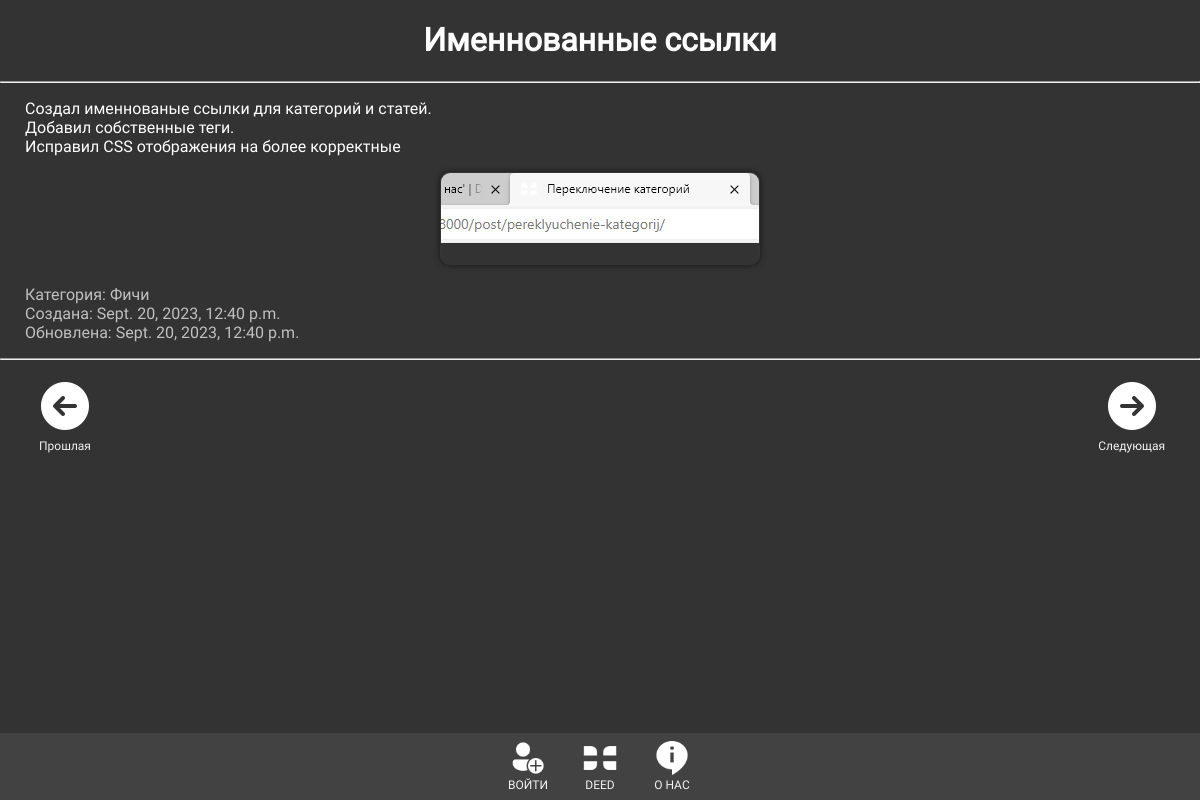
/post/imennovannye-ssylki/, run on an earlier commit of the app's database.
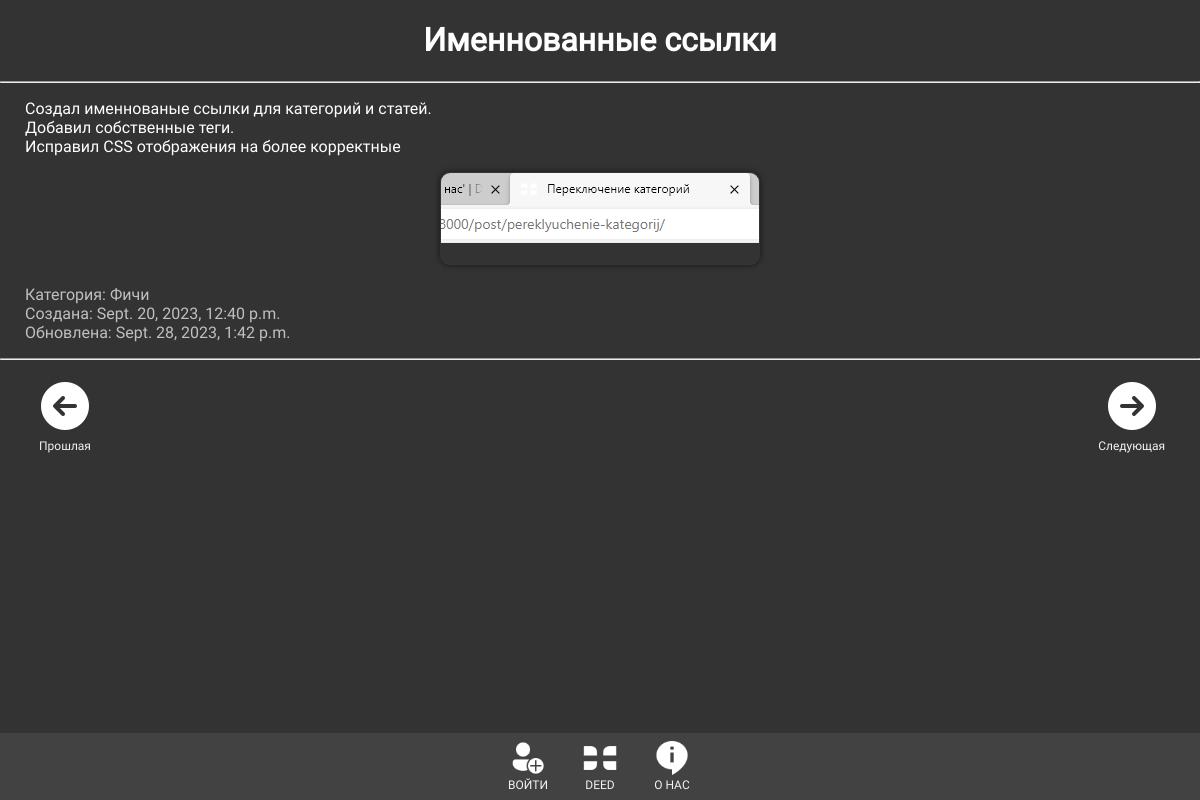
And on a later commit of the database.
### main_deed/models.py (models this page shows, shortened)
class DeedArticles(models.Model):
    title = models.CharField(max_length=30, verbose_name='Заголовок')
    slug = models.SlugField(max_length=255, unique=True, db_index=True, verbose_name='URL')
    content = models.TextField(blank=True, verbose_name='Текст')
    photo = models.ImageField(upload_to="photos/%artmain/", verbose_name='Фото')
    time_create = models.DateTimeField(auto_now_add=True, verbose_name='Время создания')
    time_update = models.DateTimeField(auto_now=True, verbose_name='Время изменения')
    is_published = models.BooleanField(default=True)
    cat = models.ForeignKey('Category', on_delete=models.PROTECT, verbose_name='Категория')
    def __str__(self):
        return self.title
    def get_absolute_url(self):
        return reverse('post', kwargs={'post_slug': self.slug})
    class Meta:
        verbose_name = "Статья в разделе \'О нас\'"
        verbose_name_plural = "Статьи в разделе \'О нас\'"
        ordering = ['-time_create', 'title']

class Category(models.Model):
    name = models.CharField(max_length=100, db_index=True, verbose_name='Категория')
    slug = models.SlugField(max_length=255, unique=True, db_index=True, verbose_name='URL')
    def __str__(self):
        return self.name
    class Meta:
        verbose_name = 'Категория'
        verbose_name_plural = 'Категории'

### main_deed/views.py (the view)
# urls.py: path('post/<slug:post_slug>/', ShowPost.as_view(), name='post'),
class ShowPost(DataMixin, DetailView):
    model = DeedArticles
    template_name = 'main_deed/article.html'
    context_object_name = 'article'
    slug_url_kwarg = 'post_slug'
    def get_context_data(self, *, object_list=None, **kwargs):
        articles = list(self.model.objects.filter(is_published=True))
        art_index = articles.index(self.model.objects.filter(slug=self.kwargs['post_slug'])[0])
        near_articles = {
        'last': None if art_index == len(articles)-1 else articles[art_index+1],
        'next': None if art_index == 0 else articles[art_index-1],
        }
        context = super().get_context_data(**kwargs)
        c_def = self.get_user_context(title=context['article'],
                                      near_articles=near_articles,
                                      )
        return dict(list(context.items()) + list(c_def.items()))
    def get_queryset(self):
        return self.model.objects.filter(is_published=True)

### main_deed/templatetags/main_deed_tags.py (called while the page is built)
@register.simple_tag()
def get_menu():
    menu = [
        {'title': 'ВОЙТИ', 'url_name': 'login', 'src_img': 'main_deed/images/login.png'},
        {'title': 'DEED', 'url_name': 'main', 'src_img': 'main_deed/images/deed.png'},
        {'title': 'О НАС', 'url_name': 'about', 'src_img': 'main_deed/images/about.png'},
    ]
    return menu

### main_deed/utils.py (called while the page is built)
    def get_user_context(self, **kwargs):
        context = kwargs
        cats = Category.objects.annotate(Count('deedarticles')) # изменить, сделать проверку если есть хотя бы одна статья
        context['cats'] = cats
        context['show_add_article'] = self.request.user.is_authenticated
        if 'cat_selected' not in context:
            context['cat_selected'] = 0
        return context

### main_deed/templates/main_deed/article.html
{% extends 'main_deed/base.html' %}
{% load static %}
{% block content %}
<div class="textarticle">
        <h1 align="center">{{ article.title }}</h1>
        <hr>
    <p>{{ article.content|linebreaks }}</p>
    {% if article.photo %}
        <p align="center"><img class="img-article" src={{ article.photo.url }}></p>
    {% endif %}
    <p class="date">Категория: {{ article.cat }}<br>
        Создана: {{ article.time_create }}<br>
        Обновлена: {{ article.time_update }}
    </p>
    <hr>
</div>
<div class="btm left">
    {% if near_articles.last %}
        <a href="{{ near_articles.last.get_absolute_url }}">
            <img src="{% static 'main_deed/images/icon-last.png' %}">
            <br>Прошлая
        </a>
    {% endif %}
</div>
<div class="btm right">
        {% if near_articles.next %}
            <a href="{{ near_articles.next.get_absolute_url }}">
                <img src="{% static 'main_deed/images/icon-next.png' %}">
                <br>Следующая
            </a>
        {% endif %}
</div>
{% endblock %}

### main_deed/templates/main_deed/base.html (shortened to what this page needs)
{% load static %}
{% load main_deed_tags %}
{% get_menu as menu %}
<!doctype html>
<html lang="ru">
<head>
    <link rel="stylesheet" type="text/css", href="{% static 'main_deed/css/styles.css' %}" />
</head>
<body>
<div class="main">
    {% block content %}
    {% endblock %}
</div>
{% block mainmenu %}
<div class="navbar">
{% for m in menu %}
    <a href="{% url m.url_name %}"><img src="{% static m.src_img %}" /> <br> {{ m.title }} </a>
{% endfor %}
</div>
{% endblock %}
</body>
</html>

### main_deed/static/main_deed/css/styles.css (style rules this page uses)
html, body { font-family: Roboto; margin: 0; padding: 0; height: 100%; color: #fff; background: #333; }
.main { padding-bottom: 70px; }
.textarticle { overflow: hidden; width: 100%; text-align: left; }
.textarticle h1, h2, h3, p, hr { padding-left: 25px; padding-right: 25px; }
.textarticle img { -webkit-box-shadow: 0 0 5px 1px #1e1e1e; border: 1px solid #353535; border-radius: 10px; }
.img-article { max-width: 75%; max-height: 450px; }
.date { color: #c0c0c0; }
.navbar { background-color: #424242; overflow: hidden; position: fixed; bottom: 0; width: 100%; text-align: center; }
.navbar a, .soc-net a, .categories a, .btm a { float: none; display: inline-block; color: #f2f2f2; padding: 8px 10px; text-decoration: none; font-size: 12px; }
.navbar img { width: 70%; }
.btm.left, .btm.right { text-align: center; padding: 0px 25px 75px 25px; }
.btm.left { float: left; }
.btm.right { float: right; }

What changed in the data, as far as the page shows it:
changed DeedArticles "Именнованные ссылки": time_update "Sept. 20, 2023, 12:40 p.m." → "Sept. 28, 2023, 1:42 p.m."
